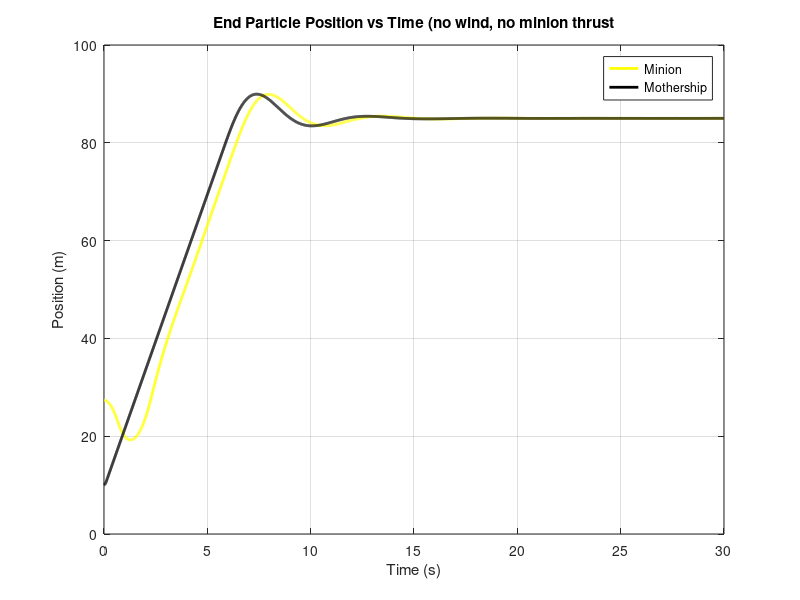

The MATLAB script that drew this image:
clear;
clc;
close all;

% Parameters
N = 10;               % Number of masses
total_length = 100;   % Total length of the rope
default_mass = 0.05;  % Default mass of each segment(
masses = [6.47, repmat(default_mass, 1, N-2), 1]; % Masses: Mothership (10kg), Minion (1kg), Others (0.05kg)
k = 100;              % Spring stiffness
damping = 0.05;       % Damping coefficient
g = 9.81;             % Gravity (m/s^2)
dt = 0.01;            % Time step (s)
total_time = 30;      % Total simulation time (s)

% User-defined initial conditions
mother_ship_position = [10, 110]; % [x, y] position of the mother ship
rope_angle = deg2rad(80);         % Angle of the rope with respect to the horizontal (in radians)

% Derived parameters
rest_length = total_length / (N-1);  % Rest length of each spring

% Initial conditions
positions = zeros(N, 2);   % [x, y] positions of the masses
velocities = zeros(N, 2);  % [vx, vy] velocities of the masses
for i = 1:N
    positions(i, 1) = mother_ship_position(1) + (i-1) * rest_length * cos(rope_angle);
    positions(i, 2) = mother_ship_position(2) - (i-1) * rest_length * sin(rope_angle);
end

% Simulation loop
time = 0:dt:total_time;
trajectory = zeros(length(time), N, 2);

% Mothership controller
target_position = [mother_ship_position(1) + 75, mother_ship_position(2)]; % Target position for particle 1
Kp = 10;                    % Proportional gain
Kd = 5;                    % Derivative gain
max_velocity_mothership = 12;         % Maximum allowable velocity for the mother ship (m/s)

% PD controller parameters for the minion
Kp_minion = 8;      % Proportional gain for minion
Kd_minion = 4;      % Derivative gain for minion
max_force_minion = 20;  % Maximum horizontal thrust (N)
minion_thrust = zeros(length(time), 1);

% Parameters for wind variation
wind_base = [-0, 0];              % Base wind force
wind_amplitude = [0.1, 0.05];       % Amplitude of sinusoidal variation
wind_frequency = [0.5, 0.3];        % Frequency of sinusoidal variation (Hz)
wind_noise_amplitude = [0.05, 0.02];% Amplitude of random noise
wind_record = zeros(length(time), 2);

dropped_package = false;
drop_down_distance = 5;

% Simulation loop
for t = 1:length(time)
    % Dynamic wind force (sinusoidal + random noise)
    wind_force(1) = wind_base(1) + wind_amplitude(1) * sin(2 * pi * wind_frequency(1) * time(t)) ...
                    + wind_noise_amplitude(1) * (2 * rand() - 1);
    wind_force(2) = wind_base(2) + wind_amplitude(2) * sin(2 * pi * wind_frequency(2) * time(t)) ...
                    + wind_noise_amplitude(2) * (2 * rand() - 1);
    wind_record(t, :) = wind_force;

    % Store current positions
    trajectory(t, :, :) = positions;
    
    % Compute forces on each mass
    forces = zeros(N, 2);
    
    for i = 1:N
        % Spring force from the left segment
        if i > 1
            vecLeft = positions(i, :) - positions(i-1, :);
            distLeft = norm(vecLeft);
            forceLeft = -k * (distLeft - rest_length) * (vecLeft / distLeft);
            forces(i, :) = forces(i, :) + forceLeft;
        end
        
        % Spring force from the right segment
        if i < N
            vecRight = positions(i+1, :) - positions(i, :);
            distRight = norm(vecRight);
            forceRight = k * (distRight - rest_length) * (vecRight / distRight);
            forces(i, :) = forces(i, :) + forceRight;
        end
        
        % Damping force
        forces(i, :) = forces(i, :) - damping * velocities(i, :);
        
        % Gravity force
        forces(i, 2) = forces(i, 2) - masses(i) * g;
        
        % Add wind force to all particles
        forces(i, :) = forces(i, :) + wind_force;
    end
    
    % Apply PD controller force to the mothership (particle 1)
    error = target_position - positions(1, :);            % Proportional term
    error_dot = -velocities(1, :);                        % Derivative term
    pd_force = Kp * error + Kd * error_dot + [0, masses(1) * g];
    forces(1, :) = forces(1, :) + pd_force;
    
    % Apply PD controller for the minion (last particle)
    target_position_minion = positions(1, 1);           % Target x is the mothership's current x
    error_minion_x = target_position_minion - positions(N, 1); % Proportional term
    error_dot_minion_x = -velocities(N, 1);               % Derivative term
    pd_force_minion_x = Kp_minion * error_minion_x + Kd_minion * error_dot_minion_x;
    pd_force_minion_x = min(max(pd_force_minion_x, -max_force_minion), max_force_minion);
    forces(N, 1) = forces(N, 1) + pd_force_minion_x;  % Apply the constrained horizontal thrust
    minion_thrust(t) = pd_force_minion_x;

    % Update positions and velocities using Euler integration
    for i = 1:N
        accelerations = forces(i, :) / masses(i);
        velocities(i, :) = velocities(i, :) + accelerations * dt;
        
        % Limit velocity of the mothership (particle 1)
        if i == 1
            velocity_magnitude = norm(velocities(1, :));
            if velocity_magnitude > max_velocity_mothership
                velocities(1, :) = velocities(1, :) * (max_velocity_mothership / velocity_magnitude);
            end
        end
        
        % Update positions
        positions(i, :) = positions(i, :) + velocities(i, :) * dt;
    end

    % % Check if the mothership has reached the target
    % if norm(positions(1, :) - target_position) < 1.0 && dropped_package == false
    %     % Move the target downward
    %     target_position(2) = target_position(2) - drop_down_distance;
    %     fprintf('New target position: [%.2f, %.2f]\n', target_position(1), target_position(2));
    %     dropped_package = true;
    % end
end
%%
% Calculate velocities from trajectory
mother_ship_velocity_traj = diff(squeeze(trajectory(:, 1, :))) / dt; % Velocity of the mother ship
minion_velocity_traj = diff(squeeze(trajectory(:, end, :))) / dt;    % Velocity of the minion

% Pad the velocities to match the time vector length (since diff reduces the size by 1)
mother_ship_velocity_traj = [mother_ship_velocity_traj; [0, 0]];
minion_velocity_traj = [minion_velocity_traj; [0, 0]];

% % Visualization
% figure;
% for t = 1:10:length(time)
%     % Plot the rope
%     plot(squeeze(trajectory(t, :, 1)), squeeze(trajectory(t, :, 2)), '-o', 'LineWidth', 2);
%     hold on;
%     plot(squeeze(trajectory(t, 1, 1)), squeeze(trajectory(t, 1, 2)), 'ko', 'LineWidth', masses(1), 'DisplayName', 'Mothership');
%     plot(squeeze(trajectory(t, N, 1)), squeeze(trajectory(t, N, 2)), 'yo', 'LineWidth', masses(1), 'DisplayName', 'Minion');
% 
%     % Plot the target point for the mothership
%     plot(target_position(1), target_position(2), 'rx', 'MarkerSize', 10, 'LineWidth', 2, 'DisplayName', 'Initial Target');
%     % plot(target_position(1), target_position(2)+drop_down_distance, 'rx', 'MarkerSize', 10, 'LineWidth', 2, 'DisplayName', 'Initial Target');
%     % plot(target_position(1), target_position(2), 'bx', 'MarkerSize', 10, 'LineWidth', 2, 'DisplayName', 'Final Target');
% 
%     % Extract velocities for current frame
%     mother_ship_velocity = mother_ship_velocity_traj(t, :);
%     minion_velocity = minion_velocity_traj(t, :);
%     wind_force = wind_record(t, :);
% 
%     % Print velocity vectors and wind force on the screen
%     annotation_str = sprintf(['Time: %.2f s\n' ...
%                               'Mother Ship Velocity: [%.2f, %.2f] m/s\n' ...
%                               'Minion Velocity: [%.2f, %.2f] m/s\n' ...
%                               'Wind Force: [%.2f, %.2f] N\n'], ...
%                               time(t), mother_ship_velocity(1), mother_ship_velocity(2), ...
%                               minion_velocity(1), minion_velocity(2), ...
%                               wind_force(1), wind_force(2));
%     text(5, mother_ship_position(2)+15, annotation_str, 'FontSize', 10, 'BackgroundColor', 'w');
% 
%     % Plot formatting
%     axis equal;
%     xlim([0, 150]);
%     ylim([-10, mother_ship_position(2)+20]);
%     title(sprintf('Time: %.2f s', time(t)));
%     xlabel('X Position (m)');
%     ylabel('Y Position (m)');
%     drawnow;
%     pause(dt);
%     hold off;
% end

% End particle position plot
mothership_positions_x = squeeze(trajectory(:, 1, 1));
minion_positions_x = squeeze(trajectory(:, end, 1));
time = 0:dt:total_time;
figure;
plot(time, minion_positions_x, 'y', 'LineWidth', 2, 'DisplayName', 'Minion');
hold on;
plot(time, mothership_positions_x, 'k', 'LineWidth', 2, 'DisplayName', 'Mothership');
title('End Particle Position vs Time (no wind, no minion thrust');
xlabel('Time (s)');
ylabel('Position (m)');
legend;
grid on;
hold off;
